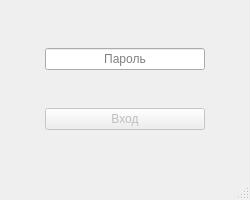
<?xml version="1.0" encoding="UTF-8"?>
<ui version="4.0">
 <class>MainWindow</class>
 <widget class="QMainWindow" name="MainWindow">
  <property name="geometry">
   <rect>
    <x>0</x>
    <y>0</y>
    <width>250</width>
    <height>200</height>
   </rect>
  </property>
  <property name="sizePolicy">
   <sizepolicy hsizetype="Preferred" vsizetype="Preferred">
    <horstretch>0</horstretch>
    <verstretch>0</verstretch>
   </sizepolicy>
  </property>
  <property name="minimumSize">
   <size>
    <width>250</width>
    <height>200</height>
   </size>
  </property>
  <property name="maximumSize">
   <size>
    <width>250</width>
    <height>200</height>
   </size>
  </property>
  <property name="windowTitle">
   <string>Авторизация</string>
  </property>
  <widget class="QWidget" name="centralwidget">
   <property name="sizePolicy">
    <sizepolicy hsizetype="Maximum" vsizetype="Preferred">
     <horstretch>0</horstretch>
     <verstretch>0</verstretch>
    </sizepolicy>
   </property>
   <layout class="QVBoxLayout" name="verticalLayout">
    <property name="spacing">
     <number>0</number>
    </property>
    <property name="leftMargin">
     <number>45</number>
    </property>
    <property name="topMargin">
     <number>10</number>
    </property>
    <property name="rightMargin">
     <number>45</number>
    </property>
    <property name="bottomMargin">
     <number>10</number>
    </property>
    <item>
     <widget class="QLineEdit" name="passwordEdit">
      <property name="echoMode">
       <enum>QLineEdit::Password</enum>
      </property>
      <property name="alignment">
       <set>Qt::AlignCenter</set>
      </property>
      <property name="placeholderText">
       <string>Пароль</string>
      </property>
     </widget>
    </item>
    <item>
     <widget class="QPushButton" name="loginButton">
      <property name="enabled">
       <bool>false</bool>
      </property>
      <property name="layoutDirection">
       <enum>Qt::LeftToRight</enum>
      </property>
      <property name="text">
       <string>Вход</string>
      </property>
     </widget>
    </item>
   </layout>
  </widget>
  <widget class="QMenuBar" name="menubar">
   <property name="geometry">
    <rect>
     <x>0</x>
     <y>0</y>
     <width>250</width>
     <height>25</height>
    </rect>
   </property>
  </widget>
  <widget class="QStatusBar" name="statusbar"/>
 </widget>
 <resources/>
 <connections/>
</ui>
